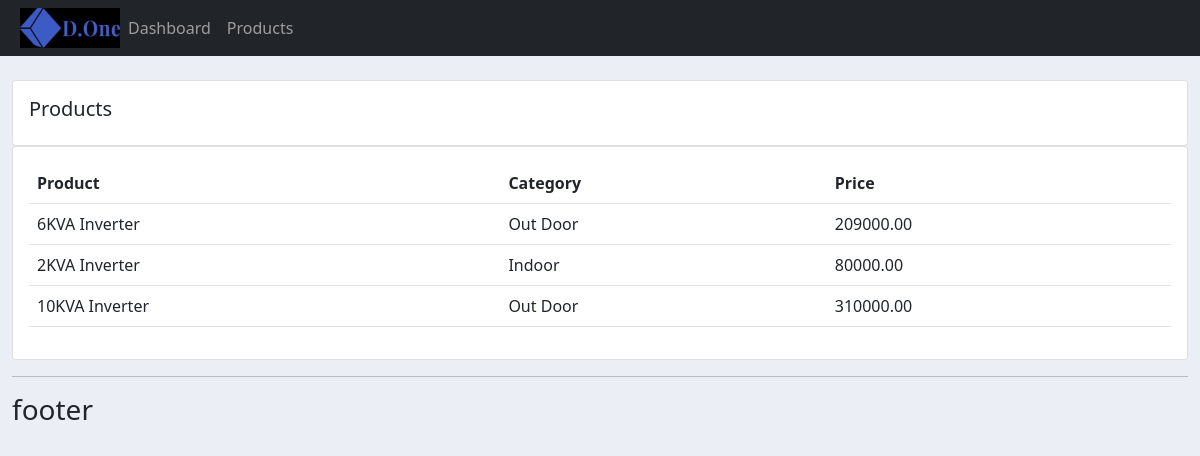
Screenshot of /products/ with the database file from the repository.
### accounts/models.py (models this page shows, shortened)
class Product(models.Model):
	CATEGORY = (
			('Indoor', 'Indoor'),
			('Out Door', 'Out Door'),
			)
	name = models.CharField(max_length=200, null=True)
	price = models.FloatField(null=True)
	category = models.CharField(max_length=200, null=True, choices=CATEGORY)
	description = models.CharField(max_length=200, null=True, blank=True)
	date_created = models.DateTimeField(auto_now_add=True, null=True)
	tags = models.ManyToManyField(Tag)

### accounts/views.py (the view)
# urls.py: path('products/', views.products, name="products"),
def products(request):
	products = Product.objects.all()
	return render(request, 'account/products.html', {'products':products})

### templates/account/products.html
{% extends 'main.html' %}
{% block content %}
<br>
<div class="row">
	<div class="col-md">
		<div class="card card-body">
			<h5>Products</h5>
		</div>
		<div class="card card-body">
			<table class="table">
				<tr>
					<th>Product</th>
					<th>Category</th>
					<th>Price</th>
				</tr>
				{% for product in products %}
					<tr>
						<td>{{product.name}}</td>
						<td>{{product.category}}</td>
						<td>{{product.price|floatformat:2}}</td>
					</tr>
				{% endfor %}
			</table>
		</div>
	</div>
</div>
{% endblock %}

### static/css/main.css (style rules this page uses)
body { background-color: #ebeff5; }

### rows the page displays
Product: name "6KVA Inverter", category "Out Door", price "209000.00"
Product: name "2KVA Inverter", category "Indoor", price "80000.00"
Product: name "10KVA Inverter", category "Out Door", price "310000.00"
